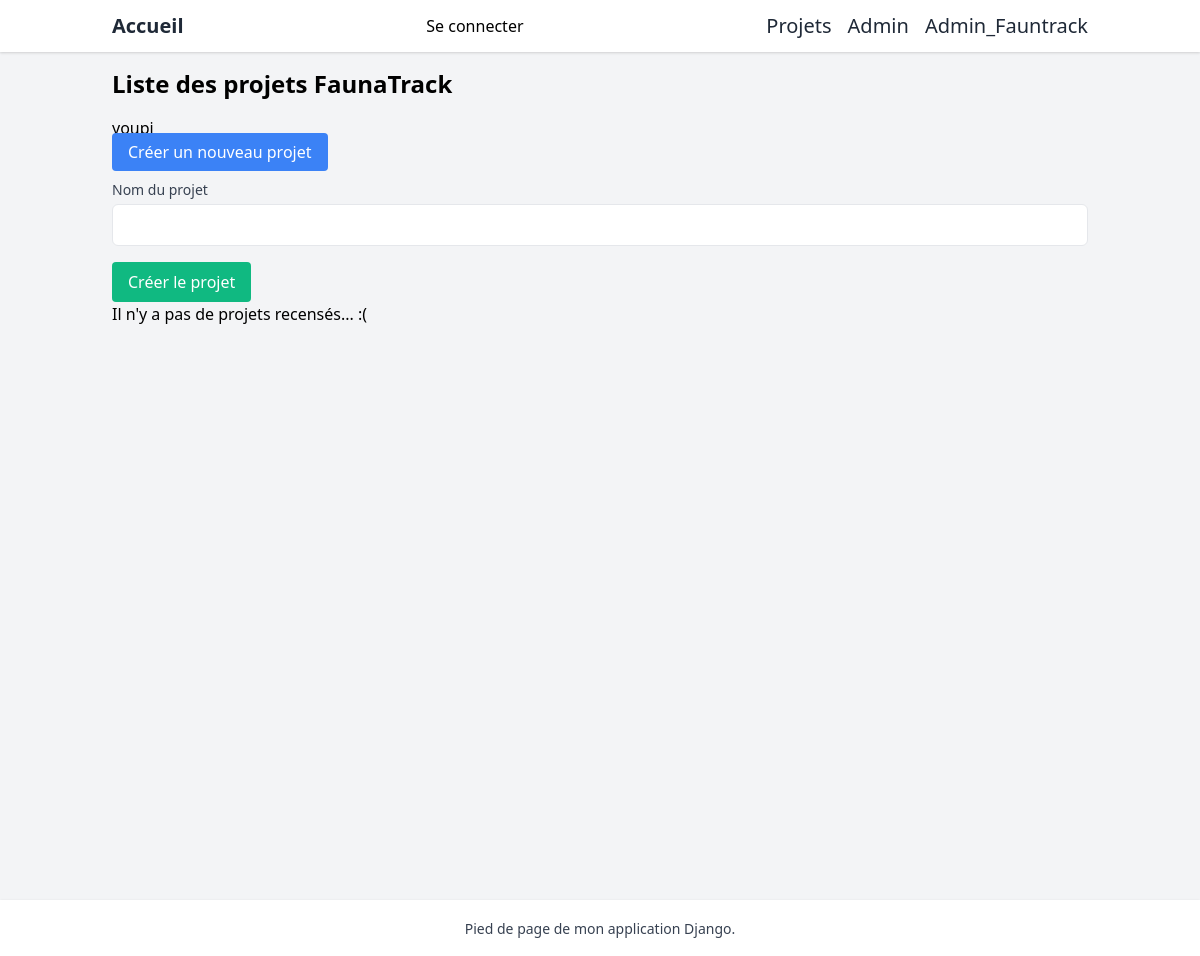
Page /faunatrack/projets/ on the earlier database version.
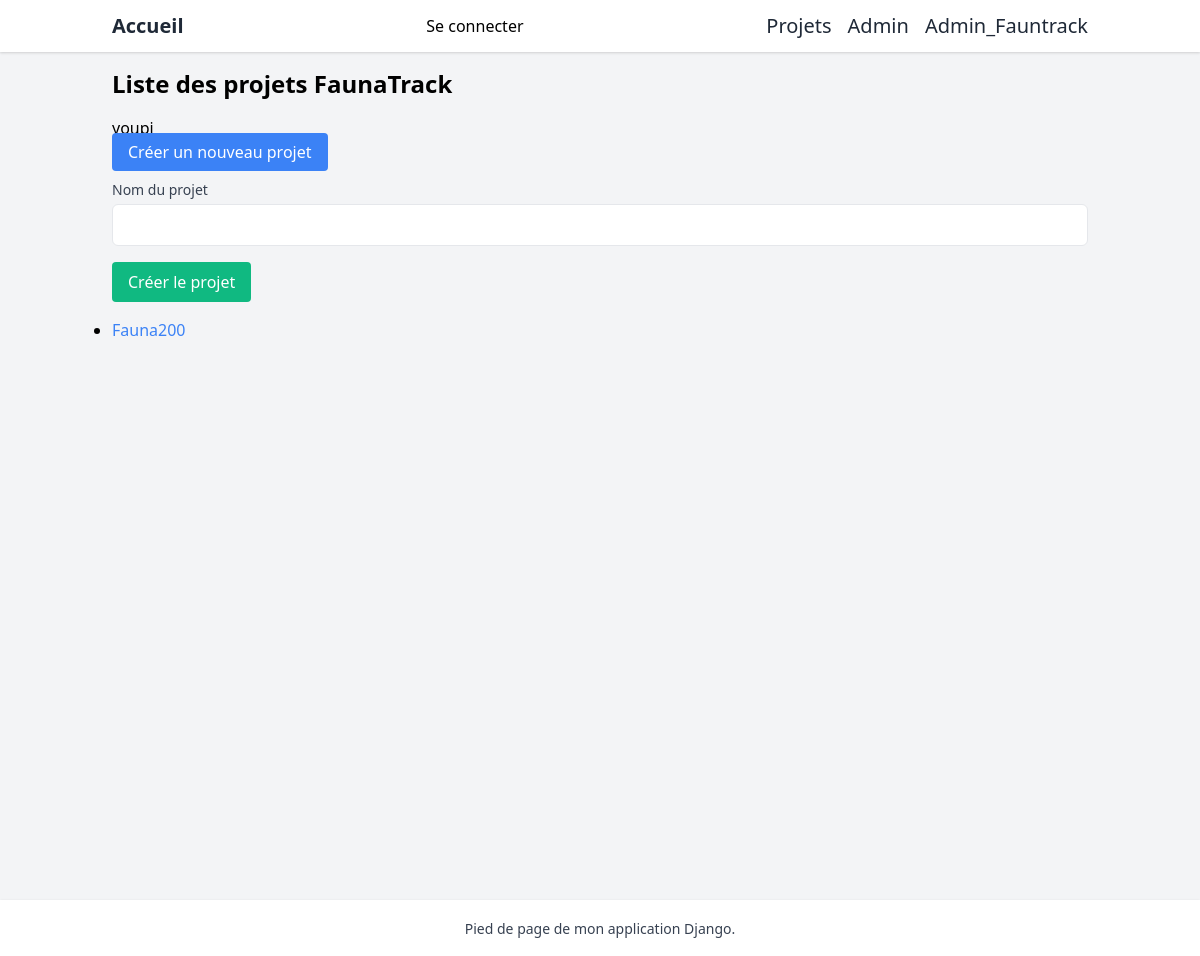
Same page on the later database version.
### faunatrack/models.py (models this page shows, shortened)
class Project(models.Model):
    ETAT = [
        ("ACT", "PROJET_ACTIF"),
        ("INACT", "PROJET_INACTIF")
    ]
    nom = models.CharField(max_length=250)
    description = models.TextField()
    date_debut = models.DateField(auto_now_add=True)  # ajouter automatique à la date d'aujourd'hui
    etat = models.CharField(max_length=15, choices=ETAT, default="INACT")
    observations = models.ManyToManyField("faunatrack.Observation", related_name="projets") # pour éviter problème recursivite comme après
    slug = models.SlugField(blank=True)

### faunatrack/views.py (the view)
# urls.py: path("projets/", ProjetListView.as_view(), name="projet_list"),
class ProjetListView(ListView):
    model = Project # sera le nom miniscule dans html
    template_name = "projet_list.html"
    def get_context_data(self, **kwargs: Any) -> dict[str, Any]:
        context = super().get_context_data(**kwargs)
        context["ma_var"] = "youpi"
        return context

### faunatrack/templates/projet_list.html (shortened to what this page needs)
{% extends "base.html" %}
{% block content %}
    <h1 class="text-2xl font-bold mb-4">Liste des projets FaunaTrack</h1>
    <p>{{ ma_var }}</p>
    <a href="{% url 'create_projet' %}" class="bg-blue-500 text-white py-2 px-4 rounded">Créer un nouveau projet</a>
    <form method="post" class="mt-4">
        <div class="mb-4">
            <label for="id_nom" class="block text-sm font-medium text-gray-700">Nom du projet</label>
            <input type="text" name="nom" id="id_nom" class="mt-1 p-2 border rounded-md w-full">
        </div>
        <button type="submit" class="bg-green-500 text-white py-2 px-4 rounded">Créer le projet</button>
    </form>
    {% for projet in project_list %}
        <ul class="list-disc mt-4">
            <li><a href="{% url 'projet' projet.pk %}" class="text-blue-500">{{ projet.nom }}</a></li>
        </ul>
    {% empty %}
        <p>Il n'y a pas de projets recensés... :(</p>
    {% endfor %}
{% endblock content %}

Differences in the rows shown:
added Project: nom "Fauna200"
Other differences:
text no longer shown: "Il n'y a pas de projets recensés... :("
